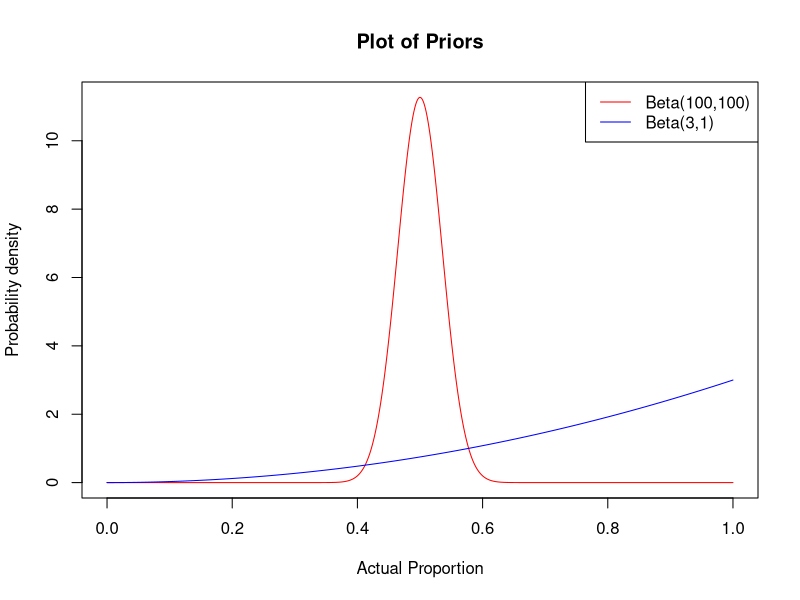
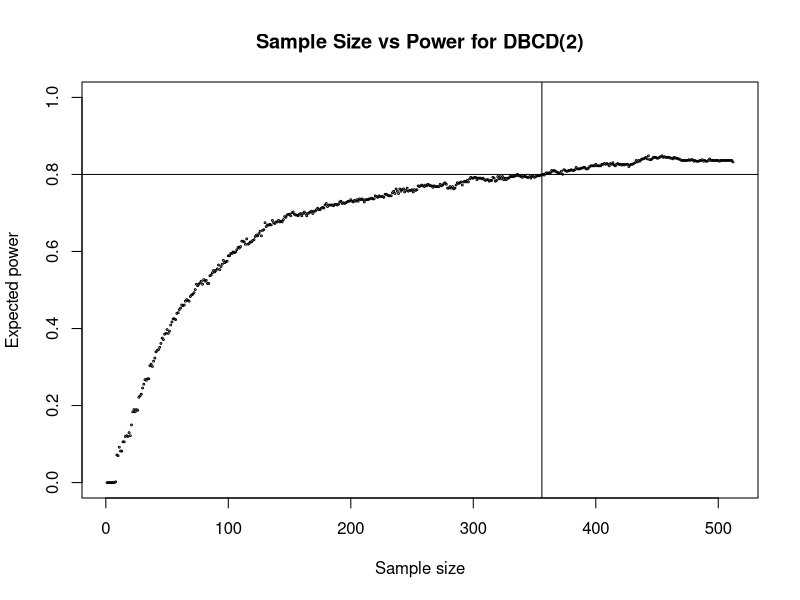

Recreate these plots in R, in order. (Note: this script raises an error after producing the figures.)
## ---- chunk 1

balanced <- function( i, j, k, l, chooser_params ) {

    n <- i + j + k + l

    if (n%%2) {
        action <- sample(c(1,2), size=1)
    }
    else {
        if (i + j < k + l) {
            action <- 1
        } else {
            action <- 2
        }
    }

    return(action)
}


thomper <- function( i, j, k, l, chooser_params ) {

    sample.c <- rbeta(1, i + prior.i, j + prior.j)
    sample.n <- rbeta(1, k + prior.k, l + prior.l)

    if (sample.c > sample.n) {
        return(1)
    } else {
       return(2)
    }
}


foo <- function(i,j,k,l) {
    # https://gwern.net/doc/statistics/decision/1933-thompson.pdf
    numer <- 0

    for (a in 0:(i)) {
        numer <- numer + (choose(i + k - a, k) * choose(j + l + 1 + a, l))
    }
    denom <- choose(i + j + k + l + 2, k + l + 1)
    sum <- numer / denom

    return(sum)
}


tw_foo <- function( i, j, k, l, chooser_params ) {

    c <- chooser_params

    prob <- tryCatch(
        {
            min(foo(i + prior.i, j + prior.j, k + prior.k, l + prior.l),1)
        },
        error=function(cond) {
            expected.c <- (i + prior.i)/(i + prior.i + j + prior.j)
            expected.n <- (k + prior.k)/(k + prior.k + l + prior.l)

            if (expected.c > expected.n) {
                1
            } else {
                0
            }
        }
    )

    if (is.na(prob)) {
        sample.c <- rbeta(1, i + prior.i, j + prior.j)
        sample.n <- rbeta(1, k + prior.k, l + prior.l)

        if (sample.c > sample.n) {
            prob <- 1
        } else {
            prob <- 0
        }
    }

    quant <- (prob**c)/(prob**c + (1-prob)**c)

    #print(paste("c:",c,"prob:",prob,"quant:",quant,"i:", i, "j:",j ,"k:", k,"l:", l))
    if (is.na(quant)) {
        print(paste(i,j,k,l))
    }

    action <- sample(c(1,2), 1, prob = c(quant,1-quant))

    return(action)
}

DTL <- function(i,j,k,l,chooser_params) {
    numb_of_immigrants <- chooser_params
    
    done = FALSE
    while(1-done) {
        urn <- c( 5, 2 + numb_of_immigrants - j, 2 + numb_of_immigrants - l )
        #print(urn)
        ball <- sample(c(0,1,2), 1, prob = c(urn/sum(urn)))
        if (ball==0) {
            numb_of_immigrants <- numb_of_immigrants + 1
        } else {
            done <- TRUE
        }
    }
    return(c(ball,numb_of_immigrants))
}


g <- function(alpha, x, y) {
    if (x==1) {return(0)}
    if (x==0) {return(1)}
    else {
        numer <- y * (y/x)**alpha
        denom <- y * (y/x)**alpha + (1 - y) * ((1 - y)/(1 - x))**alpha
        return(numer/denom)
    }
}


DBCD <- function(i,j,k,l,chooser_params) {

  alpha <- chooser_params

  n <- i + j + k + l
  if (n<4) {
    if (n%%2 == 1) {
      return(1)
    } else {
      return(2)
    }
  } else {

    p_hat_m_1 <- (i+0.5)/(i+j+1)
    p_hat_m_2 <- (k+0.5)/(k+l+1)

    q_hat_m_1 <- 1 - p_hat_m_1
    q_hat_m_2 <- 1 - p_hat_m_2

    p_hat_m <- q_hat_m_2 / ( q_hat_m_2 + q_hat_m_1 )

    prob <- g( alpha , (i+j)/n , p_hat_m )

    #print(prob)

    action <- sample(c(1,2),1,prob=c(prob,1-prob))
    return(action)
  }
}


ebm <- function( i, j, k, l, chooser_params ) {

  trial_size <- chooser_params
  patient <- i+j+k+l

  if (patient < trial_size) {
    if (patient%%2) {
      return(sample(c(1,2), size=1))
    }
    else {
      if (i + j < k + l) {
        return(1)
      } else {
        return(2)
      }
    }
  } else {
    expected.c <- (prior.i + i)/(prior.i + i + prior.j + j)
    expected.n <- (prior.k + k)/(prior.k + k + prior.l + l)

    if (expected.c > expected.n) {
        return(1)
    } else {
        return(2)
    }
  }
}



## ---- chunk 2

one_run <- function(n, chooser, chooser_params, alpha) {

  i <- 0
  j <- 0
  k <- 0
  l <- 0

  # set the true probability of success
  p.c <- rbeta( 1, prior.i, prior.j )
  p.n <- rbeta( 1, prior.k, prior.l )

  correctly_reject_nulls <- c()
  is_successes <- c()

  for (m in 1:n) {

    # use the chooser function to pick an action
    # in this case, it should return 1 or 2
    action <- chooser( i, j, k, l, chooser_params )
    if (length(action)!=1) {
        chooser_params <- action[2]
        action <- action[1]
    }

    if (action == 1) {

      # decide whether or not the treatment is a success
      sample <- rbinom(1, 1, p.c)

      if (sample == 1) {
        # success!
        i <- i + 1
      } else if (sample == 0) {
        # failure
        j <- j + 1
      }
    } else {
        
      # decide whether or not the treatment is a success
      sample <- rbinom(1, 1, p.n)

      if (sample == 1) {
        # success!
        k <- k + 1
      } else if (sample == 0) {
        # failure
        l <- l + 1
      }
    }

    xtab <- as.table(rbind(c(i, j), c(k, l)))
    dimnames(xtab) <- list(
      group = c("grp1", "grp2"),
      success = c("yes", "no")
    )

    null_rejected <- tryCatch(
      {
        test <- prop.test(xtab)
        test["p.value"] < alpha
      },
      error=function(cond) {
        FALSE
      }
    )
    if (is.na(null_rejected)) {
      null_rejected <- FALSE
    }
    # power is based on _correctly_ rejecting the null
    # we must ignore rejections where the sign is wrong
    p.c_hat <- i/(i+j)
    p.n_hat <- k/(k+l)
    incorrect_direction <- (p.c_hat > p.n_hat) != (p.c > p.n)
    correctly_reject_null <- null_rejected
    if (null_rejected & incorrect_direction) {
      correctly_reject_null <- FALSE
    }

    correctly_reject_nulls <- append(correctly_reject_nulls, correctly_reject_null)
    is_successes <- append(is_successes, sample)
  }

  return(rbind(correctly_reject_nulls,is_successes))
}


simulator <- function(numb_of_sims, numb_of_patients, runner, chooser, chooser_params, alpha) {

  runs <- array(0, dim=c(2,numb_of_patients))

  for (iter in 1:(numb_of_sims)) {

    run_results <- runner(numb_of_patients, chooser, chooser_params, alpha)
    runs <- runs + (run_results - runs)/(iter+1)
  }

  return(runs)
}

## ---- chunk 3

# setup parameters
numb_of_sims <- 500
numb_of_patients <- 2**9

prior.i <- 100
prior.j <- 100
prior.k <- 3
prior.l <- 1

power_threshold <- 0.8
alpha <- 0.05

# plot beta distributions
x1 <- seq(0, 1, length=1000)
y1 <- dbeta(x1, prior.i, prior.j)
plot(x1, y1, type="l", col="red", main="Plot of Priors", ylab="Probability density", xlab="Actual Proportion")

x2 <- seq(0, 1, length=1000)
y2 <- dbeta(x1, prior.k, prior.l)
lines(x2, y2, col="blue")
legend(x="topright", legend=c(paste0("Beta(",prior.i,",",prior.j,")"), paste0("Beta(",prior.k,",",prior.l,")")), lty=1, col=c("red", "blue"))

## ---- chunk 4

chooser = "DBCD"
chooser_params = 2

# simulate the clinical trials
sim_output <- simulator(numb_of_sims, numb_of_patients, one_run, get(chooser), chooser_params, alpha)

## ---- chunk 5

# plot the expected power for each sample size

png("sample size vs power for DBCD(2); B(100,100) & B(1,3).png", units = "in", width = 5, height = 4, res = 300)

x <- 1:numb_of_patients
y <- sim_output[1,]

plot(x,y, ylim=c(0,1), cex=0.25, ylab="Expected power",xlab="Sample size",main="Sample Size vs Power for DBCD(2)")

# find the sample size that give the power_threshold set earlier
abline(h=power_threshold)
optimal_sample_size <- sum(y < power_threshold); optimal_sample_size
abline(v=optimal_sample_size)

dev.off()

## ---- chunk 6

add_to_csv <- function(numb_of_sims, numb_of_patients, runner, chooser, chooser_params, alpha) {
  
  sim_output <- simulator(numb_of_sims, numb_of_patients, runner, get(chooser), chooser_params, alpha)

  orders_of_magitude <- floor(log(numb_of_patients,2))

  for (i in 1:orders_of_magitude) {
    sample_size <- 2**i
    df <- data.frame(
      "timestamp" = Sys.Date(),
      "number of sims" = numb_of_sims,
      "sample size" = sample_size,
      "chooser" = chooser,
      "chooser_params" = chooser_params,
      "prior.i" = prior.i,
      "prior.j" = prior.j,
      "prior.k" = prior.k,
      "prior.l" = prior.l,
      "power" = sim_output[1,][sample_size],
      "ENS" = mean(sim_output[2,1:sample_size])
    )
    write.table(df, "power and ENS for adaptive trials.csv", append=TRUE, sep=",", col.names = FALSE, row.names = FALSE)
  }
}

## ---- chunk 7

priors <- rbind(
  c(1,1),
  c(100,100),
  c(100,1),
  c(1,100),
  c(3,1),
  c(3,2),
  c(6,4),
  c(10,1),
  c(10,10),
  c(420,300),
  c(600,500),
  c(1000,10),
  c(1010,10)
)

# choosers <- rbind(
#   c("balanced","NA"),
#   c("thomper","NA"),
#   c("DTL",0),
#   c("DTL",2),
#   c("DTL",6),
#   c("DBCD",0),
#   c("DBCD",2),
#   c("DBCD",4),
#   c("tw_foo",0.5)
# )


choosers <- rbind(
  c("tw_foo",1/3),
  c("tw_foo",2/3),
  c("tw_foo",1/5),
  c("tw_foo",4/5),
  c("tw_foo",1/9),
  c("tw_foo",8/9)
)


for (x in 1:dim(priors)[1]) {
  for (y in 1:dim(priors)[1]) {
    if (y >= x) {
      prior.i <- priors[x,1]
      prior.j <- priors[x,2]
      prior.k <- priors[y,1]
      prior.l <- priors[y,2]
      print(paste(prior.i,prior.j,prior.k,prior.l))

      for (z in 1:dim(choosers)[1]) {
        print(paste(choosers[z,][1], choosers[z,][2]))
        add_to_csv(100, 2**9, one_run, choosers[z,][1], as.numeric(choosers[z,][2]), alpha)
      }
    }
  }
}


## ---- chunk 8

# pull in data
df <- read.csv("power and ENS for adaptive trials.csv")

# filter data frame
df <- df[df$sample.size == 2**9,]
df <- df[df$prior.i == 100,]
df <- df[df$prior.j == 1,]
df <- df[df$prior.k == 3,]
df <- df[df$prior.l == 1,]

# group by allocation method and average across different sims of the same thing
df <- aggregate(df[,10:11], list(paste(df$chooser, df$chooser_params)), mean)

# plot results on a scatter plot
plot(df$power,df$ENS, xlim=c(0,1),ylim=c(0,1), main="Pareto frontier", sub="Expected Power vs Expected Benifit", xlab="Expected Power", ylab="Expected Proportion of Successes")

# find points on the Pareto frontier
df <- df[order(df$power, decreasing=TRUE),]
df <- df[ which(df$ENS == cummax(df$ENS)) , ]
lines(df$power, df$ENS)

# label all points
#text(df$power,df$ENS-0.01, labels=df$Group.1)

# label points on the Pareto frontier
text(df$power+0.012,df$ENS+0.012, labels=df$Group.1)


